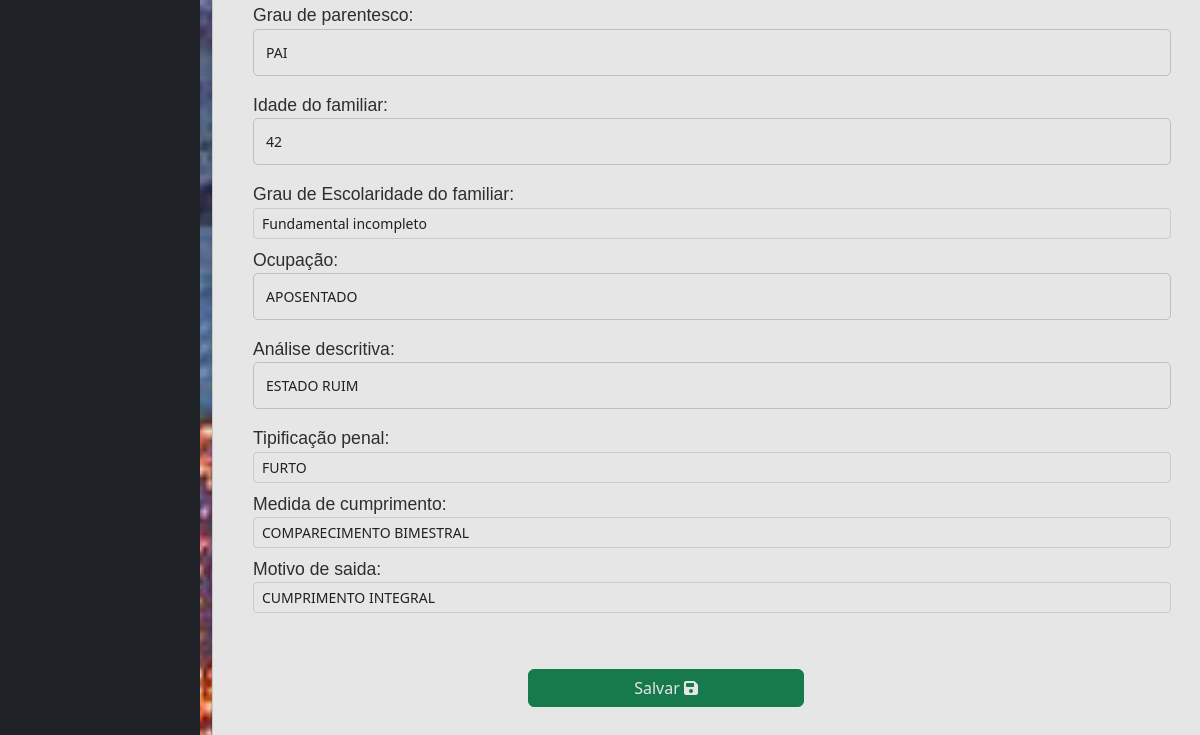
Before: /atualizar_dados/87837539937/ (signed in, lower part) with the older database file.
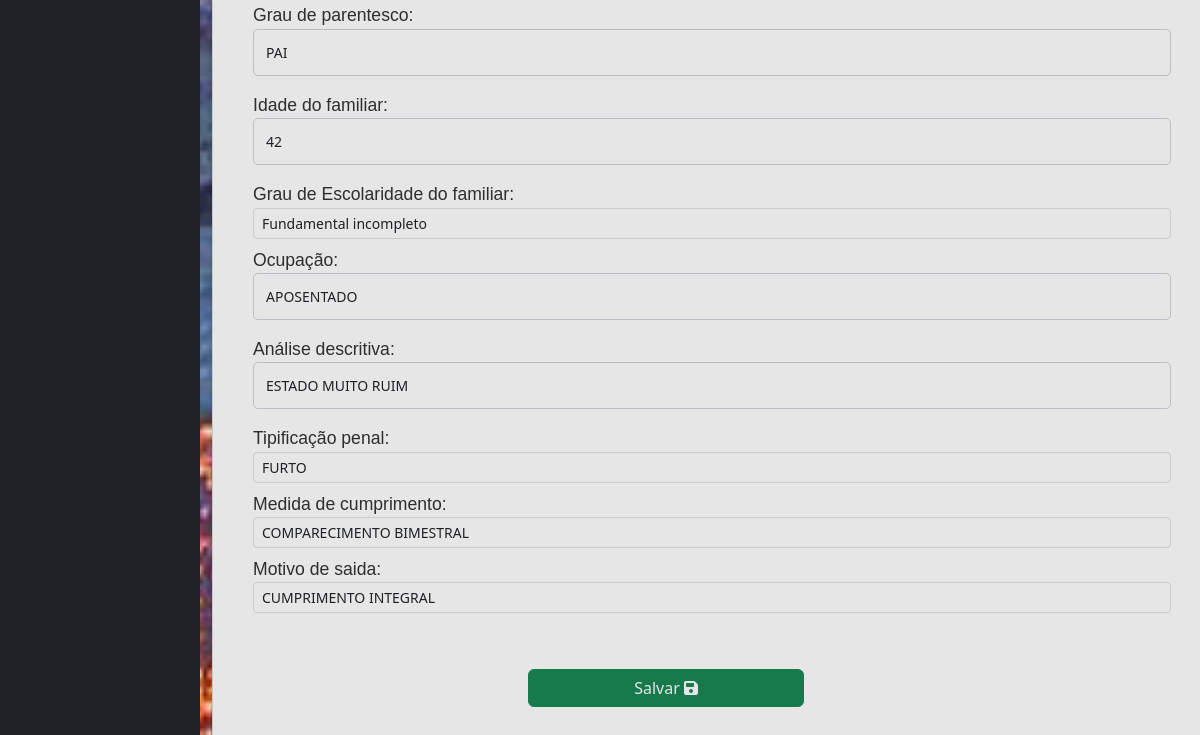
After: the same page with the newer database file.
### core/models.py (models this page shows, shortened)
class InformacoesComplementares(models.Model):
    cidadao = models.ForeignKey(Cidadao, on_delete=models.CASCADE, to_field='cpf', related_name='informacoes_complementares')
    quantas_pessoas = models.CharField(max_length=2, verbose_name='Quantas pessoas moram com você ? (inclua você na contagem)')
    nome_familiar = models.CharField(max_length=70, verbose_name='Nome de um familiar:')
    parentesco = models.CharField(max_length=100, default='', verbose_name='Grau de parentesco:')
    idade_familiar = models.CharField(max_length=3, verbose_name='Idade do familiar:', blank=True)  # Valor padrão definido
    escolaridade_familiar = models.CharField(
                                            choices=c_escolaridade,
                                            max_length=30,
                                            default='selecione',
                                            verbose_name='Grau de Escolaridade do familiar:')
    ocupacao = models.CharField(max_length=100, verbose_name='Ocupação:')
    analise_descritiva = models.CharField(max_length=300, verbose_name='Análise descritiva:')
    tip_penal = models.CharField(
                                    default='selecione',
                                    choices=c_tip_penal,
                                    max_length=30,
                                    verbose_name='Tipificação penal:'
                                )
    medida_cumprimento = models.CharField(
                                            default='selecione',
                                            max_length=50,
                                            choices=c_medida_cumprimento,
                                            verbose_name='Medida de cumprimento:',
                                            )
    motivo_saida = models.CharField(
                                    default='nao definido',
                                    choices=c_motivo_saida,
                                    max_length=40,
                                    verbose_name='Motivo de saida:'
                                    )

### core/views.py (the view)
# urls.py: path('atualizar_dados/<str:cpf>/', views.atualizar_dados, name='atualizar_dados'),
@login_required
def atualizar_dados(request, cpf):
    try:
        cidadao = Cidadao.objects.get(cpf=cpf)
    except Cidadao.DoesNotExist:
        return redirect('not_found_page')
    unidade_usuario = request.user.unidade
    if cidadao.unidade != unidade_usuario:
        messages.error(request, 'Você não tem permissão para acessar esses dados.')
        return redirect('permission_denied')
    if request.method == 'POST':
        form_cidadao = AlterarDadosForm(request.POST, instance=cidadao)
        form_historico_saude = HistoricoSaudeForm(request.POST, instance=HistoricoSaude.objects.filter(cidadao=cidadao).first())
        form_historico_criminal = HistoricoCriminalForm(request.POST, instance=HistoricoCriminal.objects.filter(cidadao=cidadao).first())
        form_informacoes_complementares = InformacoesComplementaresForm(request.POST, instance=InformacoesComplementares.objects.filter(cidadao=cidadao).first())
        if (form_cidadao.is_valid() and
            form_historico_saude.is_valid() and
            form_historico_criminal.is_valid() and
            form_informacoes_complementares.is_valid()):
            form_cidadao.save()
            form_historico_saude.save()
            form_historico_criminal.save()
            form_informacoes_complementares.save()
            return redirect('sucess_page')
        else:
            messages.error(request, 'Há erros no formulário. Por favor, corrija-os.')
    else:
        form_cidadao = AlterarDadosForm(instance=cidadao)
        form_historico_saude = HistoricoSaudeForm(instance=HistoricoSaude.objects.filter(cidadao=cidadao).first() or HistoricoSaude(cidadao=cidadao))
        form_historico_criminal = HistoricoCriminalForm(instance=HistoricoCriminal.objects.filter(cidadao=cidadao).first() or HistoricoCriminal(cidadao=cidadao))
        form_informacoes_complementares = InformacoesComplementaresForm(instance=InformacoesComplementares.objects.filter(cidadao=cidadao).first() or InformacoesComplementares(cidadao=cidadao))
    return render(request, 'commons/include/editar_form.html', {
        'form_cidadao': form_cidadao,
        'form_historico_saude': form_historico_saude,
        'form_historico_criminal': form_historico_criminal,
        'form_informacoes_complementares': form_informacoes_complementares,
        'cidadao': cidadao
    })

### core/forms.py
class AlterarDadosForm(forms.ModelForm):
    class Meta:
        model = Cidadao
        fields = '__all__'
        exclude = ['unidade']
    def __init__(self, *args, **kwargs):
        super(AlterarDadosForm, self).__init__(*args, **kwargs)
        for f in self.fields:
            self.fields[f].widget.attrs['class'] = 'form-control form-control-sm'

class HistoricoSaudeForm(forms.ModelForm):
    class Meta:
        model = HistoricoSaude
        fields = '__all__'
        exclude = ['cidadao']
    def __init__(self, *args, **kwargs):
        super(HistoricoSaudeForm, self).__init__(*args, **kwargs)
        for f in self.fields:
            self.fields[f].widget.attrs['class'] = 'form-control form-control-sm'

### templates/commons/include/editar_form.html (shortened to what this page needs)
{% extends 'commons/include/new_base.html' %}
{% load static %}
{% block css %}
    <link href="{% static 'css/editar_form.css' %}" rel="stylesheet">
{% endblock %}
{% block content %}
    <div class="container" id="box_form">
        <form method="post">
            <div class="form-group">
                {{form_informacoes_complementares.as_p }}
            </div>
            <button type="submit" class="btn btn-success mt-4">Salvar
                <i class="fas fa-save"></i>
            </button>
        </form>
    </div>
{% endblock content %}

Changed rows visible on the page:
changed InformacoesComplementares "PAI": analise_descritiva "ESTADO RUIM" → "ESTADO MUITO RUIM"
